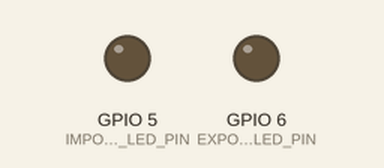
A program run on a simulated ESP32-S3. Parts: output pins drawn as LEDs (lit = HIGH). Random numbers use the default seed unless the program sets one; what the program prints to the serial monitor is not drawn.

Above: at 8.7 s.
Timing chart, 0 to 22.7 s (numbered marks = the images above):
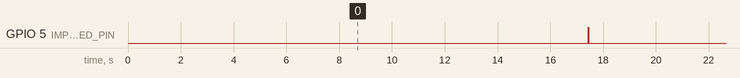

Measured:
- by itself, GPIO 5 (IMPORT_LED_PIN): alternates HIGH for 0.02 s and LOW for 17.4 s

The program:

main.cpp
```cpp
#include <Arduino.h>
#include <math.h>

// ---------------- CONFIG ----------------

const int IMPORT_LED_PIN = 5;
const int EXPORT_LED_PIN = 6;

const float WH_PER_PULSE = 1.0;
const unsigned long PULSE_WIDTH_MS = 20;

// ---------------- STATE ----------------

float import_Wh = 0.0;
float export_Wh = 0.0;

int import_pulses_pending = 0;
int export_pulses_pending = 0;

unsigned long last_update_ms = 0;

// ---------------- LED STATE ----------------

struct PulseLED {
    int pin;
    bool active;
    unsigned long off_time_ms;
};

PulseLED importLED = {IMPORT_LED_PIN, false, 0};
PulseLED exportLED = {EXPORT_LED_PIN, false, 0};

// ---------------- SIMULATION ----------------

float simulateLoadWatts(unsigned long t_ms) {
    float base = 200.0;

    if (random(0, 1000) < 5) {
        base += random(500, 2000);
    }

    return base;
}

float simulateSolarWatts(unsigned long t_ms) {
    float hours = (t_ms / 1000.0) / 3600.0;
    float dayTime = fmod(hours, 24.0);

    float solar = 0.0;

    if (dayTime > 6 && dayTime < 18) {
        float x = (dayTime - 12.0) / 6.0;
        solar = 3000.0 * exp(-x * x * 2);

        solar *= random(80, 100) / 100.0;
    }

    return solar;
}

// ---------------- ENERGY ----------------

void updateEnergy(unsigned long now) {
    if (last_update_ms == 0) {
        last_update_ms = now;
        return;
    }

    float dt = (now - last_update_ms) / 1000.0;
    last_update_ms = now;

    float load = simulateLoadWatts(now);
    float solar = simulateSolarWatts(now);
    float net = load - solar;

    if (net >= 0)
        import_Wh += net * dt / 3600.0;
    else
        export_Wh += (-net) * dt / 3600.0;
}

// ---------------- PULSES ----------------

void accumulatePulses() {
    while (import_Wh >= WH_PER_PULSE) {
        import_Wh -= WH_PER_PULSE;
        import_pulses_pending++;
    }

    while (export_Wh >= WH_PER_PULSE) {
        export_Wh -= WH_PER_PULSE;
        export_pulses_pending++;
    }
}

void triggerPulse(PulseLED &led, unsigned long now) {
    digitalWrite(led.pin, HIGH);
    led.active = true;
    led.off_time_ms = now + PULSE_WIDTH_MS;
}

void updateLED(PulseLED &led, unsigned long now) {
    if (led.active && now >= led.off_time_ms) {
        digitalWrite(led.pin, LOW);
        led.active = false;
    }
}

void servicePulseQueue(unsigned long now) {
    if (!importLED.active && import_pulses_pending > 0) {
        triggerPulse(importLED, now);
        import_pulses_pending--;
    }

    if (!exportLED.active && export_pulses_pending > 0) {
        triggerPulse(exportLED, now);
        export_pulses_pending--;
    }
}

// ---------------- SETUP ----------------

void setup() {
    pinMode(IMPORT_LED_PIN, OUTPUT);
    pinMode(EXPORT_LED_PIN, OUTPUT);

    digitalWrite(IMPORT_LED_PIN, LOW);
    digitalWrite(EXPORT_LED_PIN, LOW);

    Serial.begin(115200);
    randomSeed(analogRead(0));
}

// ---------------- LOOP ----------------

void loop() {
    unsigned long now = millis();

    updateEnergy(now);
    accumulatePulses();
    servicePulseQueue(now);

    updateLED(importLED, now);
    updateLED(exportLED, now);

    static unsigned long lastPrint = 0;
    if (now - lastPrint > 1000) {
        lastPrint = now;

        Serial.print("Import Wh: ");
        Serial.print(import_Wh);
        Serial.print(" | Export Wh: ");
        Serial.print(export_Wh);
        Serial.print(" | Pending I:");
        Serial.print(import_pulses_pending);
        Serial.print(" E:");
        Serial.println(export_pulses_pending);
    }
}
```
